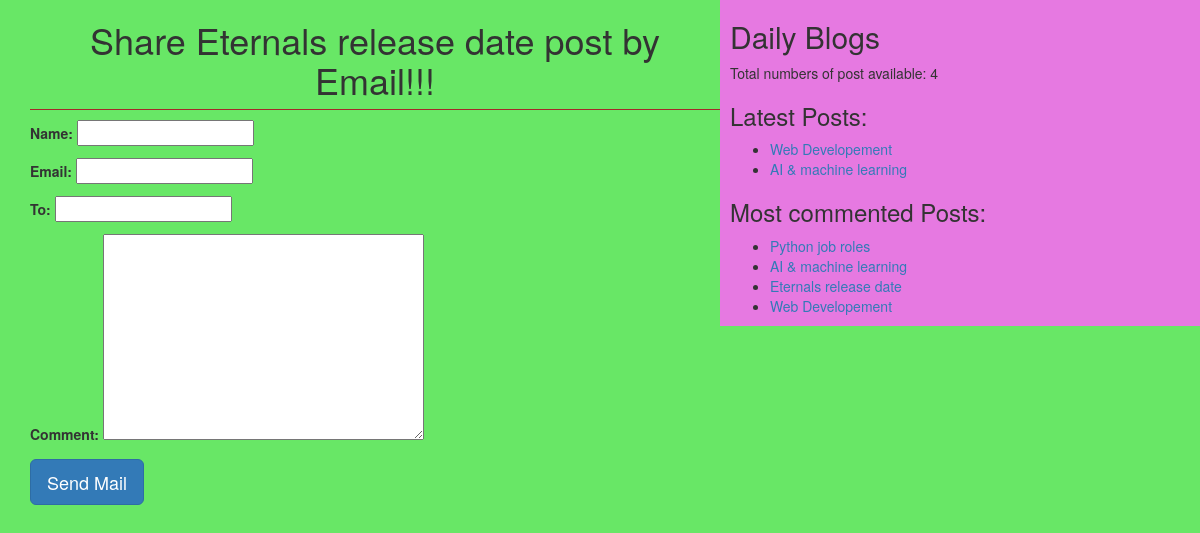
The page /2/share on the database its author committed.
### blog/models.py (models this page shows, shortened)
class Post(models.Model):
  STATUS_CHOICES = (('draft', 'Draft'),('published', 'Published'))
  title = models.CharField(max_length=256)
  slug = models.SlugField(max_length=264, unique_for_date='publish')
  author = models.ForeignKey(User, on_delete=models.CASCADE, related_name='blog_posts')
  body = models.TextField()
  publish = models.DateTimeField(default=timezone.now)
  created = models.DateTimeField(auto_now_add=True)
  updated = models.DateTimeField(auto_now=True)
  status = models.CharField(max_length=10, choices=STATUS_CHOICES, default='draft')
  objects = CustomModelManager()
  tags = TaggableManager()
  class Meta:
    ordering = ('-publish',)
  def get_absolute_url(self):
    return reverse('post_detail', args=[self.publish.year, self.publish.strftime('%m'), self.publish.strftime('%d'), self.slug])

### blog/views.py (the view)
# urls.py: path('<id>/share', views.mail_send_view)
def mail_send_view(request, id):
  post = get_object_or_404(Post, id=id, status='published')
  form = EmailSendForm()
  return render(request, 'blog/sharebyemail.html', {'form':form, 'post':post})

### blog/forms.py
class EmailSendForm(forms.Form):
  name = forms.CharField()
  email =  forms.EmailField()
  to = forms.EmailField()
  comment = forms.CharField(required=False, widget=forms.Textarea)

### blog/models.py (called while the page is built)
  def get_queryset(self):
    return super().get_queryset().filter(status='published')

### blog/templatetags/blog_tags.py (called while the page is built)
@register.simple_tag(name='my_tag')
def total_posts():
  return Post.objects.count()

@register.inclusion_tag('blog/latest_posts.html')
def show_latest_posts(count=2):
  latest_posts =  Post.objects.order_by('-publish')[:count]
  return {'latest_posts':latest_posts}

@register.simple_tag()
def get_most_commented_posts(count=10):
  return Post.objects.annotate(total_comments=Count('comments')).order_by('total_comments')[:count]

### templates/blog/sharebyemail.html (shortened to what this page needs)
{% extends 'blog/base.html' %}
{% block content %}
<h1>Share {{post.title}} post by Email!!!</h1>
<form method="POst">
  {{form.as_p}}
  <input type="submit" class="btn btn-lg btn-primary" value="Send Mail">
</form>
{% endblock content %}

### templates/blog/base.html (shortened to what this page needs)
<!DOCTYPE html>
{% load blog_tags %}
{% load static %}
<html lang="en">
<head>
  <link rel="stylesheet" href="https://maxcdn.bootstrapcdn.com/bootstrap/3.3.7/css/bootstrap.min.css"
>
    <link rel="stylesheet" href="{% static 'css/blog.css' %}">
</head>
<body>
  <div class="content">
    {% block content %}
    {% endblock content %}
  </div>
  <div class="sidebar">
    <h2>Daily Blogs</h2>
    <p>Total numbers of post available: <span id="pcount">{% my_tag %}</span></p>
    <h3>Latest Posts:</h3>{% show_latest_posts %}
    <h3>Most commented Posts:</h3>
    {%get_most_commented_posts as most_commented_posts%}
    <ul>
      {% for post in most_commented_posts %}
        <li><a href="{{post.get_absolute_url}}">{{post.title}}</a></li>
      {% endfor %}
    </ul>
  </div>
</body>
</html>

### templates/blog/latest_posts.html
<ul>
  {% for post in latest_posts %}
    <li><a href="{{post.get_absolute_url}}">{{post.title}}</a></li>
  {% endfor %}
</ul>

### static/css/blog.css (style rules this page uses)
.content { width: 60%; float: left; padding: 0 0 0 30px; background: rgb(104, 231, 102); height: 100%; }
.sidebar { width: 40%; float: right; padding-left: 10px; background: rgb(230, 121, 225); height: 100%; }
h1 { text-align: center; border-bottom: 1px solid brown; padding-bottom: 10px; }
body { background: rgb(104, 231, 102); }

### rows shown on the page
Post: title "Eternals release date"
Post: title "Web Developement"
Post: title "AI & machine learning"
Post: title "Python job roles"
